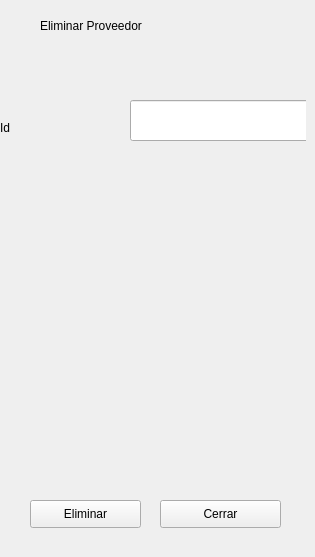
               <widget class="QWidget" name="eliminarP">
                <widget class="QWidget" name="widget_14" native="true">
                 <property name="geometry">
                  <rect>
                   <x>0</x>
                   <y>10</y>
                   <width>306</width>
                   <height>538</height>
                  </rect>
                 </property>
                 <widget class="QLineEdit" name="lineEdit_68">
                  <property name="geometry">
                   <rect>
                    <x>130</x>
                    <y>90</y>
                    <width>181</width>
                    <height>41</height>
                   </rect>
                  </property>
                 </widget>
                 <widget class="QLabel" name="label_80">
                  <property name="geometry">
                   <rect>
                    <x>40</x>
                    <y>0</y>
                    <width>241</width>
                    <height>31</height>
                   </rect>
                  </property>
                  <property name="text">
                   <string>Eliminar Proveedor</string>
                  </property>
                 </widget>
                 <widget class="QLabel" name="label_81">
                  <property name="geometry">
                   <rect>
                    <x>0</x>
                    <y>110</y>
                    <width>55</width>
                    <height>16</height>
                   </rect>
                  </property>
                  <property name="text">
                   <string>Id</string>
                  </property>
                 </widget>
                 <widget class="QPushButton" name="pushButton_23">
                  <property name="geometry">
                   <rect>
                    <x>30</x>
                    <y>490</y>
                    <width>111</width>
                    <height>28</height>
                   </rect>
                  </property>
                  <property name="text">
                   <string>Eliminar</string>
                  </property>
                  <property name="icon">
                   <iconset>
                    <normaloff>img/basura.png</normaloff>img/basura.png</iconset>
                  </property>
                  <property name="iconSize">
                   <size>
                    <width>28</width>
                    <height>28</height>
                   </size>
                  </property>
                 </widget>
                 <widget class="QPushButton" name="pushButton_24">
                  <property name="geometry">
                   <rect>
                    <x>160</x>
                    <y>490</y>
                    <width>121</width>
                    <height>28</height>
                   </rect>
                  </property>
                  <property name="text">
                   <string>Cerrar</string>
                  </property>
                  <property name="icon">
                   <iconset>
                    <normaloff>img/cancelar.png</normaloff>img/cancelar.png</iconset>
                  </property>
                  <property name="iconSize">
                   <size>
                    <width>28</width>
                    <height>28</height>
                   </size>
                  </property>
                 </widget>
                </widget>
               </widget>
